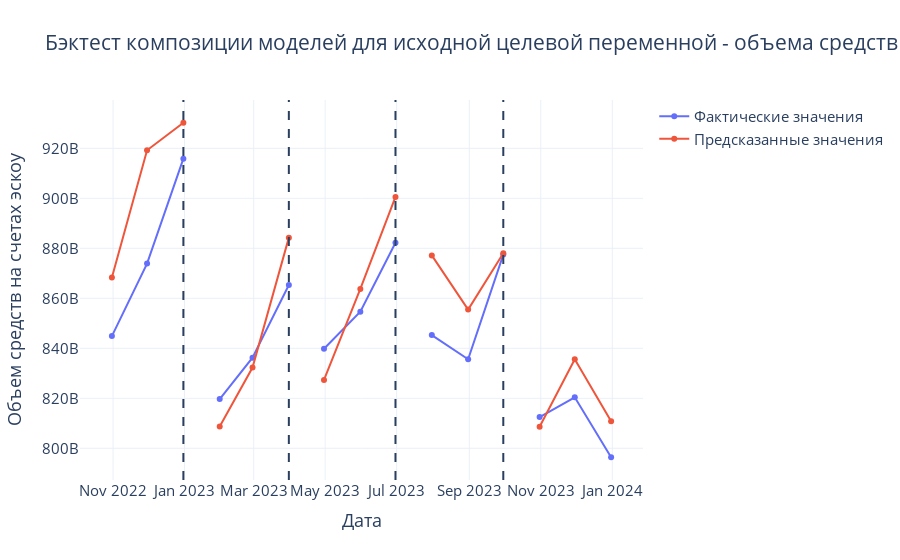

The cell this chart's notebook holds for it:
### Code cell
import plotly.io as pio
pio.templates.default = 'plotly_white'

fig = px.line(res.groupby('report_date').agg({'step': 'first', 'escrow_volume': 'sum', 'escrow_volume_pred': 'sum'}).rename(columns = {'escrow_volume_pred': 'Предсказанные значения', 'escrow_volume': 'Фактические значения'}),
              title = 'Бэктест композиции моделей для исходной целевой переменной - объема средств на счетах эскроу', line_group = 'step', markers = True, height = 500)

for dt in res.groupby('step').agg({'report_date': 'max'})['report_date'].values[:-1]:
    fig.add_vline(x = pd.to_datetime(dt), line_dash = 'dash')
fig.update_layout(font = dict(size = 15), xaxis_title = 'Дата', yaxis_title = 'Объем средств на счетах эскоу', legend_title = '')

### Figure 1 — Plotly figure (JSON) as saved in the notebook; plotly's stock layout.template omitted (floating-point values rounded to 4 significant figures)
{"data": [{"hovertemplate": "variable=Фактические значения<br>step=1<br>report_date=%{x}<br>value=%{y}<extra></extra>", "legendgroup": "Фактические значения", "line": {"color": "#636efa", "dash": "solid"}, "marker": {"symbol": "circle"}, "mode": "markers+lines", "name": "Фактические значения", "orientation": "v", "showlegend": true, "type": "scatter", "x": ["2022-10-31T00:00:00", "2022-11-30T00:00:00", "2022-12-31T00:00:00"], "xaxis": "x", "y": [844900000000.0, 873900000000.0, 915900000000.0], "yaxis": "y"}, {"hovertemplate": "variable=Фактические значения<br>step=2<br>report_date=%{x}<br>value=%{y}<extra></extra>", "legendgroup": "Фактические значения", "line": {"color": "#636efa", "dash": "solid"}, "marker": {"symbol": "circle"}, "mode": "markers+lines", "name": "Фактические значения", "orientation": "v", "showlegend": false, "type": "scatter", "x": ["2023-01-31T00:00:00", "2023-02-28T00:00:00", "2023-03-31T00:00:00"], "xaxis": "x", "y": [819700000000.0, 836200000000.0, 865300000000.0], "yaxis": "y"}, {"hovertemplate": "variable=Фактические значения<br>step=3<br>report_date=%{x}<br>value=%{y}<extra></extra>", "legendgroup": "Фактические значения", "line": {"color": "#636efa", "dash": "solid"}, "marker": {"symbol": "circle"}, "mode": "markers+lines", "name": "Фактические значения", "orientation": "v", "showlegend": false, "type": "scatter", "x": ["2023-04-30T00:00:00", "2023-05-31T00:00:00", "2023-06-30T00:00:00"], "xaxis": "x", "y": [839800000000.0, 854600000000.0, 882200000000.0], "yaxis": "y"}, {"hovertemplate": "variable=Фактические значения<br>step=4<br>report_date=%{x}<br>value=%{y}<extra></extra>", "legendgroup": "Фактические значения", "line": {"color": "#636efa", "dash": "solid"}, "marker": {"symbol": "circle"}, "mode": "markers+lines", "name": "Фактические значения", "orientation": "v", "showlegend": false, "type": "scatter", "x": ["2023-07-31T00:00:00", "2023-08-31T00:00:00", "2023-09-30T00:00:00"], "xaxis": "x", "y": [845300000000.0, 835600000000.0, 877500000000.0], "yaxis": "y"}, {"hovertemplate": "variable=Фактические значения<br>step=5<br>report_date=%{x}<br>value=%{y}<extra></extra>", "legendgroup": "Фактические значения", "line": {"color": "#636efa", "dash": "solid"}, "marker": {"symbol": "circle"}, "mode": "markers+lines", "name": "Фактические значения", "orientation": "v", "showlegend": false, "type": "scatter", "x": ["2023-10-31T00:00:00", "2023-11-30T00:00:00", "2023-12-31T00:00:00"], "xaxis": "x", "y": [812500000000.0, 820400000000.0, 796400000000.0], "yaxis": "y"}, {"hovertemplate": "variable=Предсказанные значения<br>step=1<br>report_date=%{x}<br>value=%{y}<extra></extra>", "legendgroup": "Предсказанные значения", "line": {"color": "#EF553B", "dash": "solid"}, "marker": {"symbol": "circle"}, "mode": "markers+lines", "name": "Предсказанные значения", "orientation": "v", "showlegend": true, "type": "scatter", "x": ["2022-10-31T00:00:00", "2022-11-30T00:00:00", "2022-12-31T00:00:00"], "xaxis": "x", "y": [868300000000.0, 919300000000.0, 930200000000.0], "yaxis": "y"}, {"hovertemplate": "variable=Предсказанные значения<br>step=2<br>report_date=%{x}<br>value=%{y}<extra></extra>", "legendgroup": "Предсказанные значения", "line": {"color": "#EF553B", "dash": "solid"}, "marker": {"symbol": "circle"}, "mode": "markers+lines", "name": "Предсказанные значения", "orientation": "v", "showlegend": false, "type": "scatter", "x": ["2023-01-31T00:00:00", "2023-02-28T00:00:00", "2023-03-31T00:00:00"], "xaxis": "x", "y": [808700000000.0, 832300000000.0, 884300000000.0], "yaxis": "y"}, {"hovertemplate": "variable=Предсказанные значения<br>step=3<br>report_date=%{x}<br>value=%{y}<extra></extra>", "legendgroup": "Предсказанные значения", "line": {"color": "#EF553B", "dash": "solid"}, "marker": {"symbol": "circle"}, "mode": "markers+lines", "name": "Предсказанные значения", "orientation": "v", "showlegend": false, "type": "scatter", "x": ["2023-04-30T00:00:00", "2023-05-31T00:00:00", "2023-06-30T00:00:00"], "xaxis": "x", "y": [827400000000.0, 863800000000.0, 900600000000.0], "yaxis": "y"}, {"hovertemplate": "variable=Предсказанные значения<br>step=4<br>report_date=%{x}<br>value=%{y}<extra></extra>", "legendgroup": "Предсказанные значения", "line": {"color": "#EF553B", "dash": "solid"}, "marker": {"symbol": "circle"}, "mode": "markers+lines", "name": "Предсказанные значения", "orientation": "v", "showlegend": false, "type": "scatter", "x": ["2023-07-31T00:00:00", "2023-08-31T00:00:00", "2023-09-30T00:00:00"], "xaxis": "x", "y": [877200000000.0, 855500000000.0, 878100000000.0], "yaxis": "y"}, {"hovertemplate": "variable=Предсказанные значения<br>step=5<br>report_date=%{x}<br>value=%{y}<extra></extra>", "legendgroup": "Предсказанные значения", "line": {"color": "#EF553B", "dash": "solid"}, "marker": {"symbol": "circle"}, "mode": "markers+lines", "name": "Предсказанные значения", "orientation": "v", "showlegend": false, "type": "scatter", "x": ["2023-10-31T00:00:00", "2023-11-30T00:00:00", "2023-12-31T00:00:00"], "xaxis": "x", "y": [808600000000.0, 835600000000.0, 810800000000.0], "yaxis": "y"}], "layout": {"autosize": true, "font": {"size": 15}, "legend": {"title": {"text": ""}, "tracegroupgap": 0}, "shapes": [{"line": {"dash": "dash"}, "type": "line", "x0": "2022-12-31T00:00:00", "x1": "2022-12-31T00:00:00", "xref": "x", "y0": 0, "y1": 1, "yref": "y domain"}, {"line": {"dash": "dash"}, "type": "line", "x0": "2023-03-31T00:00:00", "x1": "2023-03-31T00:00:00", "xref": "x", "y0": 0, "y1": 1, "yref": "y domain"}, {"line": {"dash": "dash"}, "type": "line", "x0": "2023-06-30T00:00:00", "x1": "2023-06-30T00:00:00", "xref": "x", "y0": 0, "y1": 1, "yref": "y domain"}, {"line": {"dash": "dash"}, "type": "line", "x0": "2023-09-30T00:00:00", "x1": "2023-09-30T00:00:00", "xref": "x", "y0": 0, "y1": 1, "yref": "y domain"}], "title": {"text": "Бэктест композиции моделей для исходной целевой переменной - объема средств на счетах эскроу"}, "xaxis": {"anchor": "y", "autorange": true, "domain": [0, 1], "range": ["2022-10-06 01:36:45.6067", "2024-01-24 22:23:14.3933"], "title": {"text": "Дата"}, "type": "date"}, "yaxis": {"anchor": "x", "autorange": true, "domain": [0, 1], "range": [787000000000.0, 939700000000.0], "title": {"text": "Объем средств на счетах эскоу"}, "type": "linear"}}}
